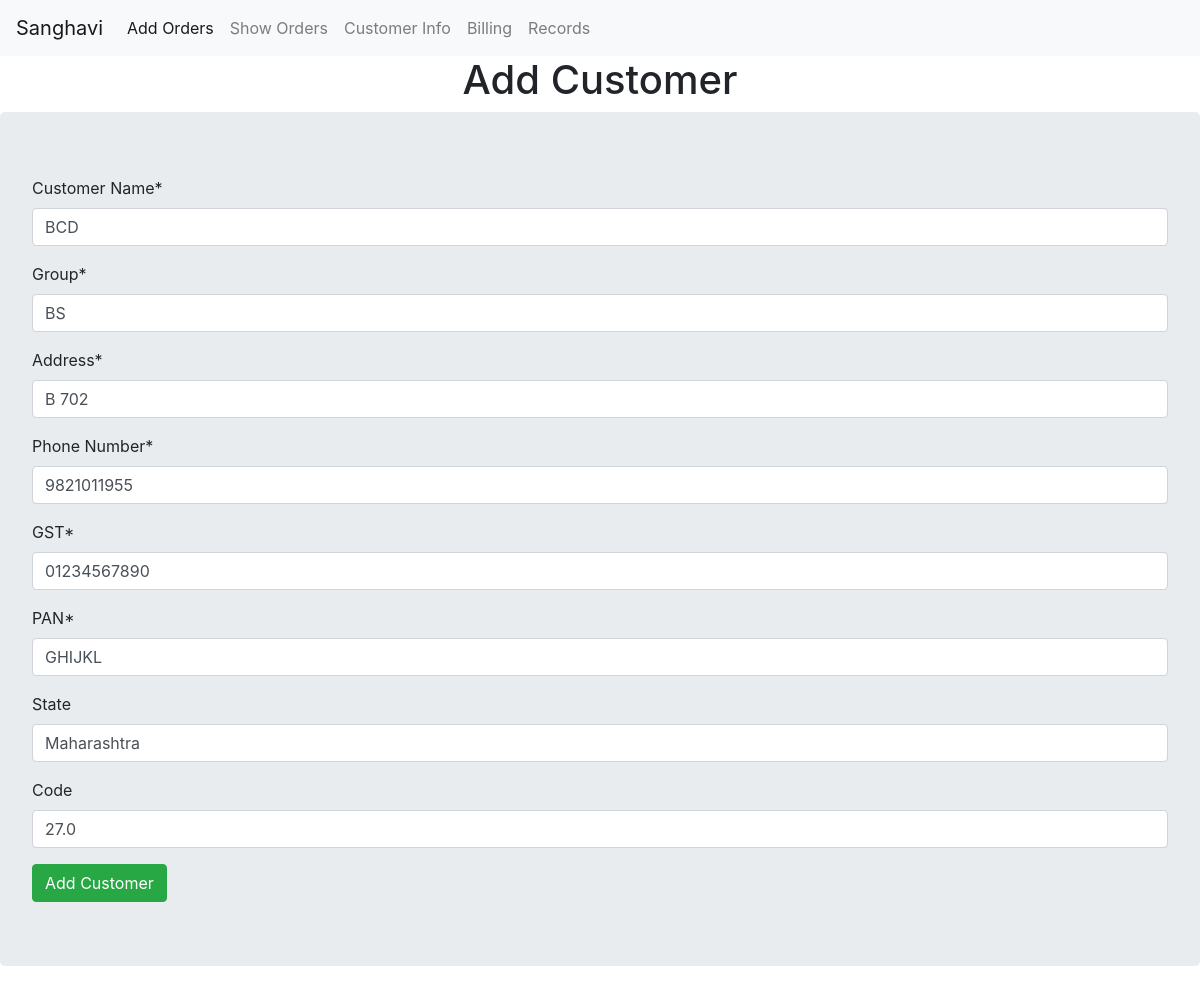
The page /cusUp/BCD on the database its author committed.
### crudapp/models.py (models this page shows, shortened)
class Customer(models.Model):
    Cname = models.CharField(max_length=20, primary_key=True)
    group = models.CharField(max_length=20)
    adr = models.CharField(max_length=100)
    phone = models.CharField(max_length=20)
    gst = models.CharField(max_length=20)
    pan = models.CharField(max_length=20)
    state = models.CharField(max_length=30, null=True, blank=True)
    code = models.FloatField(null=True, blank=True)

### crudapp/views.py (the view)
# urls.py: path('cusUp/<str:f_Cname>', views.updateCusView, name= 'update_cus_url'),
def updateCusView(request, f_Cname):
    obj = Customer.objects.get(Cname=f_Cname)
    form = CustomerForm(instance=obj)
    if request.method == 'POST':
        form = CustomerForm(request.POST, instance=obj)
        if form.is_valid():
            form.save()
            return redirect('customer_info_url')
    template_name = 'crudapp/customer_add.html'
    context = {'form': form}
    return render(request, template_name, context)

### crudapp/forms.py
class CustomerForm(forms.ModelForm):
    class Meta:
        model = Customer
        fields = '__all__'
        labels = {
            'Cname': 'Customer Name',
            'group' : 'Group',
            'adr' : 'Address' ,
            'phone' : 'Phone Number' ,
            'gst' : 'GST' ,
            'pan' : 'PAN' ,
        }
        widgets  ={
            'Cname' : forms.TextInput(attrs={'placeholder': 'Customer Name'}),
            'group' : forms.TextInput(attrs={'placeholder': 'Customer Group'}),
            'adr' : forms.TextInput(attrs={'placeholder': ''}),
            'phone' : forms.TextInput(attrs={'placeholder': ''}),
            'gst' : forms.TextInput(attrs={'placeholder': 'GST number'}),
            'pan' : forms.TextInput(attrs={'placeholder': 'PAN number'}),
        }

### crudapp/templates/crudapp/customer_add.html (shortened to what this page needs)
{% extends 'layout.html' %}
{% load crispy_forms_tags %}
{% block content %}
    <center><h1>Add Customer</h1></center>
    <form method="post" class="jumbotron">
        {{ form|crispy }}
        <input type="submit" value="Add Customer" class="btn btn-success">
    </form>
{% endblock %}

### rows shown on the page
Customer: Cname "BCD", group "BS", adr "B 702", phone "9821011955", gst "01234567890", pan "GHIJKL", state "Maharashtra", code "27.0"
